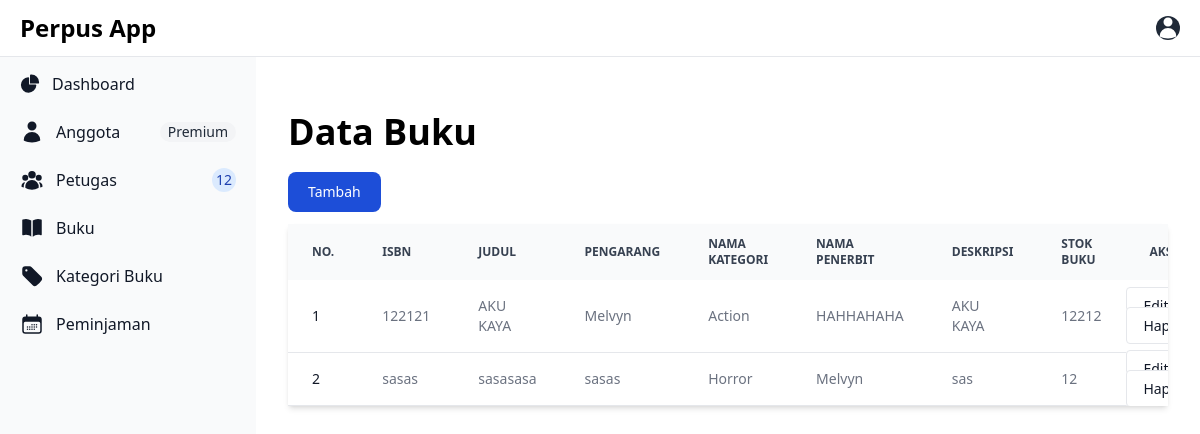
The app's page /buku/index.php (signed in) with its own data.
### tables this page shows
CREATE TABLE `buku` (
  `ID` int(11) NOT NULL,
  `ISBN` varchar(255) NOT NULL,
  `Judul` varchar(255) NOT NULL,
  `Pengarang` varchar(255) NOT NULL,
  `Kategori_ID` int(11) NOT NULL,
  `Penerbit_ID` int(11) NOT NULL,
  `Deskripsi` text NOT NULL,
  `Stok` int(11) NOT NULL
);

CREATE TABLE `kategori` (
  `ID` int(11) NOT NULL,
  `NamaKategori` varchar(255) NOT NULL
);

CREATE TABLE `penerbit` (
  `ID` int(11) NOT NULL,
  `NamaPenerbit` varchar(255) NOT NULL,
  `Alamat` text NOT NULL,
  `NoTelp` varchar(255) NOT NULL
);

### object/Buku.php (called while the page is built, shortened)
<?php
class Buku {
    private $conn;
    public function __construct($db) {
        $this->conn = $db;
    }
    function readAll() {
        $query = " SELECT buku.ID,
                         buku.ISBN,
                         buku.Judul,
                         buku.Pengarang,
                         buku.Kategori_ID,
                         buku.Penerbit_ID,
                         buku.Deskripsi,
                         buku.Stok,
                         kategori.NamaKategori,
                         penerbit.NamaPenerbit
                         FROM buku JOIN kategori ON buku.Kategori_ID = kategori.ID
                                      JOIN penerbit ON buku.Penerbit_ID = penerbit.ID";
        $result = $this->conn->prepare($query);
        $result->execute();
        return $result;
    }
}
?>

### buku/index.php (the view, shortened to what this page needs)
<?php
include '../config/layout.php';
include '../config/Database.php';
include '../object/Buku.php';
$database = new Database();
$db = $database->getConnection();
$buku = new Buku($db);
$result = $buku->readAll();
?>
<div class="p-4 sm:ml-64">
    <div class="p-4 mt-14">
        <h2 class="text-4xl font-extrabold dark:text-black">Data Buku</h2>
        <a href="form-tambah.php" class="block mt-5 text-white bg-blue-700 hover:bg-blue-800 focus:ring-4 focus:outline-none focus:ring-blue-300 font-medium rounded-lg text-sm px-5 py-2.5 text-center inline-flex items-center me-2 dark:bg-blue-600 dark:hover:bg-blue-700 dark:focus:ring-blue-800">
            Tambah
        </a>
        <div class="relative overflow-x-auto mt-3 shadow-md">
            <table class="w-full text-sm text-left rtl:text-right text-gray-500 dark:text-gray-400">
                <thead class="text-xs text-gray-700 uppercase bg-gray-50 dark:bg-gray-700 dark:text-gray-400">
                    <tr>
                        <th scope="col" class="px-6 py-3">
                            No.
                        </th>
                        <th scope="col" class="px-6 py-3">
                            ISBN
                        </th>
                        <th scope="col" class="px-6 py-3">
                            Judul
                        </th>
                        <th scope="col" class="px-6 py-3">
                            Pengarang
                        </th>
                        <th scope="col" class="px-6 py-3">
                            Nama Kategori
                        </th>
                        <th scope="col" class="px-6 py-3">
                            Nama Penerbit
                        </th>
                        <th scope="col" class="px-6 py-3">
                            Deskripsi
                        </th>
                        <th scope="col" class="px-6 py-3">
                            Stok Buku
                        </th>
                        <th scope="col" class="px-6 py-3">
                            Aksi
                        </th>
                    </tr>
                </thead>
                <?php
                $no = 1;
                while ($row = $result->fetch(PDO::FETCH_ASSOC)) {
                    extract($row);
                ?>
                    <tbody>
                        <tr class="bg-white border-b dark:bg-gray-800 dark:border-gray-700">
                            <th scope="row" class="px-6 py-4 font-medium text-gray-900 whitespace-nowrap dark:text-white">
                                <?= $no ?>
                            </th>
                            <td class="px-6 py-4">
                                <?= $ISBN ?>
                            </td>
                            <td class="px-6 py-4">
                                <?= $Judul ?>
                            </td>
                            <td class="px-6 py-4">
                                <?= $Pengarang ?>
                            </td>
                            <td class="px-6 py-4">
                                <?= $NamaKategori ?>
                            </td>
                            <td class="px-6 py-4">
                                <?= $NamaPenerbit ?>
                            </td>
                            <td class="px-6 py-4">
                                <?= $Deskripsi ?>
                            </td>
                            <td class="px-6 py-4">
                                <?= $Stok ?>
                            </td>
                            <td>
                                <a href="form-ubah.php?ID=<?= $ID ?>" class="px-4 py-2 text-sm font-medium text-gray-900 bg-white border border-gray-200 rounded hover:bg-gray-100 hover:text-blue-700 focus:z-10 focus:ring-2 focus:ring-blue-700 focus:text-blue-700 dark:bg-gray-700 dark:border-gray-600 dark:text-white dark:hover:text-white dark:hover:bg-gray-600 dark:focus:ring-blue-500 dark:focus:text-white">
                                    <button type="button">Edit</button>
                                </a>&nbsp;
                                <a onclick="confirmDelete(<?= $ID ?>)" class="px-4 py-2 text-sm font-medium text-gray-900 bg-white border border-gray-200 rounded hover:bg-gray-100 hover:text-blue-700 focus:z-10 focus:ring-2 focus:ring-blue-700 focus:text-blue-700 dark:bg-gray-700 dark:border-gray-600 dark:text-white dark:hover:text-white dark:hover:bg-gray-600 dark:focus:ring-blue-500 dark:focus:text-white" href="#">
                                    <button type="button">Hapus</button>
                                </a>
                            </td>
                        </tr>
                    <?php
                    $no += 1;
                }
                    ?>
                    </tbody>
            </table>
        </div>
    </div>
</div>
</body>
</html>

### records on screen
buku: ISBN "122121", Judul "AKU KAYA", Pengarang "Melvyn", Kategori_ID.NamaKategori "Action", Penerbit_ID.NamaPenerbit "HAHHAHAHA", Deskripsi "AKU KAYA", Stok "12212"
buku: ISBN "sasas", Judul "sasasasa", Pengarang "sasas", Kategori_ID.NamaKategori "Horror", Penerbit_ID.NamaPenerbit "Melvyn", Deskripsi "sas", Stok "12"
